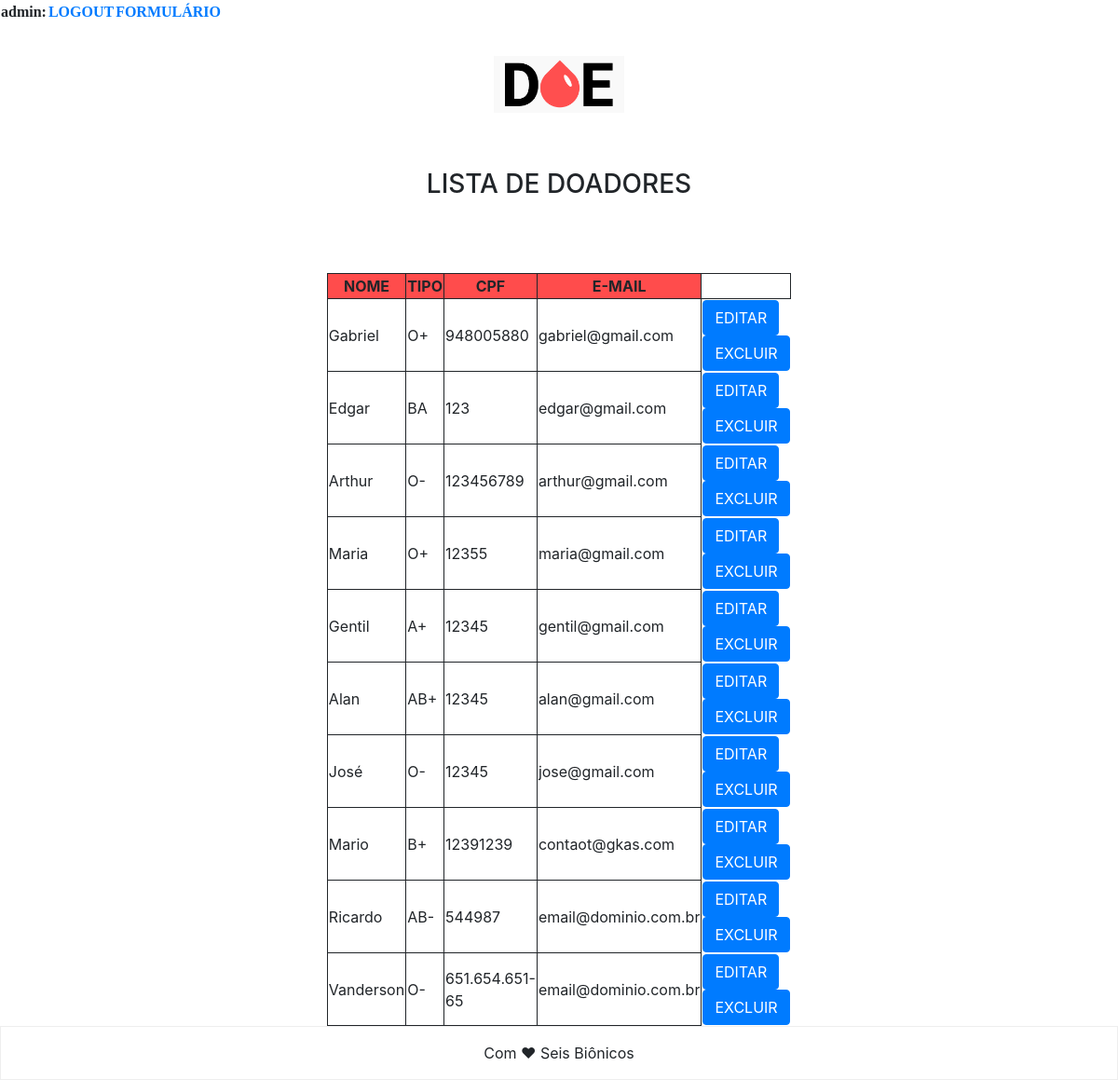
Screenshot of /control_doadores.php (signed in) with the database file from the repository.
### tables this page shows
CREATE TABLE `doadores` (
  `id` int(11) NOT NULL,
  `nome` varchar(30) NOT NULL,
  `email` varchar(50) NOT NULL,
  `cpf` varchar(25) NOT NULL,
  `tipos` varchar(3) NOT NULL
);

### consulta_doadores.php (called while the page is built)
<?php
  $consulta = "SELECT * FROM doadores order by id";
  $con = $mysqli -> query ($consulta) or die ($consulta -> error);
?>

### control_doadores.php (the view, shortened to what this page needs)
<!-- <?php
    include('conexao.php');
    include('consulta_doadores.php');
?>  -->
<!DOCTYPE html>
<html lang="pt-br">
<head>
  <link rel="stylesheet" href="css/style.css" type="text/css">
  <link rel="stylesheet" href="css/bootstrap.min.css" type="text/css">
</head>
<body>
  <header>
    <img class="logo" src="./assets/logo.png" alt="DOE">
    <h3>LISTA DE DOADORES</h3>
  </header>
  <section>
  <div class="table-responsive">
  <table id="lista">
    <tr id="lista">
      <th id="titulo">NOME</th>
      <th id="titulo">TIPO</th>
      <th id="titulo">CPF</th>
      <th id="titulo">E-MAIL</th>
    </tr>
        <?php while ($dado = $con -> fetch_array()){ ?>
        <tr>
        <td id="lista"><?php echo $dado["nome"] ?></td>
        <td id="lista"><?php echo $dado["tipos"] ?></td>
        <td id="lista"><?php echo $dado["cpf"] ?></td>
        <td id="lista"><?php echo $dado["email"] ?></td>
          <td>
            <button type="button" class="btn btn-primary" data-toggle="modal" data-target="#exampleModal" data-whatever="@mdo">EDITAR</button>
            <a href='delete_doador.php?id=<?=$dado["id"]?>'><input type="button" class="btn btn-primary" value="EXCLUIR"></a>
          </td>
        </tr>
        <?php }?>
      </table>
  </div>
  </section>
    <table id="menu">
      <tr>
        <th>
        <?php echo $_SESSION['user'];?>:
        </th>
        <th>
          <a href="logout.php">LOGOUT</a>
        </th>
        <th>
          <a href="form.php">FORMULÁRIO</a>
        </th>
      </tr>
    </table>
  <footer>Com ❤ Seis Biônicos</footer>
</body>
</html>

### css/style.css (style rules this page uses)
html, body { margin: 0; }
* { box-sizing: border-box; }
body { display: flex; flex-direction: column; height: 100vh; font-family: 'Roboto', sans-serif; background-color: #f9f9f9; }
header, main, .form { margin:0 auto 70px; width: 90%; max-width: 600px; }
.logo { width: 140px; margin: 60px 0px; }
header, main, footer { text-align: center; }
footer { margin-top: auto; padding: 16px; border: 1px solid #eee; }
table#lista { width: 40%; margin: auto auto; text-align: left; }
tr#lista { border: solid 1px; }
td#lista { border: solid 1px; }
table#menu { position: fixed; top: 0; left: 0; right: 0; text-decoration: none; text-align: center; font-family: verdana; }
th#titulo { text-align: center; border: solid 1px; background-color: hsl(0, 100%, 65%); }

### rows the page displays
doadores: nome "Gabriel", tipos "O+", cpf "948005880", email "gabriel@gmail.com"
doadores: nome "Edgar", tipos "BA", cpf "123", email "edgar@gmail.com"
doadores: nome "Arthur", tipos "O-", cpf "123456789", email "arthur@gmail.com"
doadores: nome "Maria", tipos "O+", cpf "12355", email "maria@gmail.com"
doadores: nome "Gentil", tipos "A+", cpf "12345", email "gentil@gmail.com"
doadores: nome "Alan", tipos "AB+", cpf "12345", email "alan@gmail.com"
doadores: nome "José", tipos "O-", cpf "12345", email "jose@gmail.com"
doadores: nome "Mario", tipos "B+", cpf "12391239", email "contaot@gkas.com"
doadores: nome "Ricardo", tipos "AB-", cpf "544987", email "email@dominio.com.br"
doadores: nome "Vanderson", tipos "O-", cpf "651.654.651-65", email "email@dominio.com.br"

### other values shown
$_SESSION['user'] "admin"
